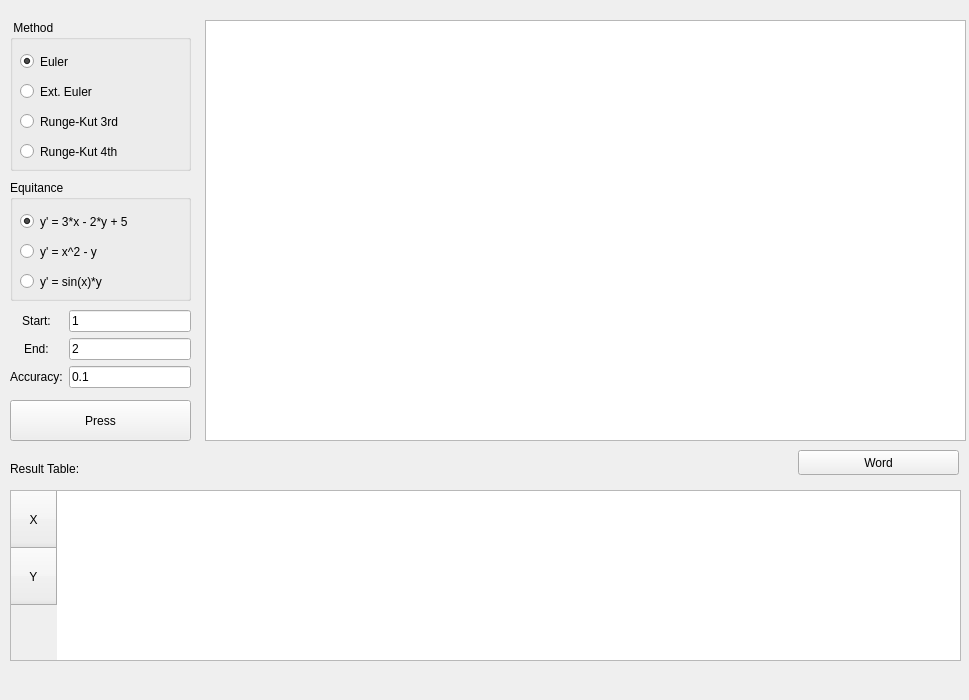
<?xml version="1.0" encoding="UTF-8"?>
<ui version="4.0">
 <class>MainWindow</class>
 <widget class="QMainWindow" name="MainWindow">
  <property name="geometry">
   <rect>
    <x>0</x>
    <y>0</y>
    <width>969</width>
    <height>700</height>
   </rect>
  </property>
  <property name="windowTitle">
   <string>MainWindow</string>
  </property>
  <widget class="QWidget" name="centralwidget">
   <widget class="PlotWidget" name="graphicsView">
    <property name="geometry">
     <rect>
      <x>205</x>
      <y>20</y>
      <width>761</width>
      <height>421</height>
     </rect>
    </property>
   </widget>
   <widget class="QGroupBox" name="groupBox">
    <property name="geometry">
     <rect>
      <x>10</x>
      <y>20</y>
      <width>181</width>
      <height>151</height>
     </rect>
    </property>
    <property name="title">
     <string> Method</string>
    </property>
    <widget class="QRadioButton" name="euler_method">
     <property name="geometry">
      <rect>
       <x>10</x>
       <y>30</y>
       <width>112</width>
       <height>23</height>
      </rect>
     </property>
     <property name="text">
      <string>Euler</string>
     </property>
     <property name="checked">
      <bool>true</bool>
     </property>
    </widget>
    <widget class="QRadioButton" name="ext_euler_method">
     <property name="geometry">
      <rect>
       <x>10</x>
       <y>60</y>
       <width>112</width>
       <height>23</height>
      </rect>
     </property>
     <property name="text">
      <string>Ext. Euler</string>
     </property>
    </widget>
    <widget class="QRadioButton" name="runge_kut_3_method">
     <property name="geometry">
      <rect>
       <x>10</x>
       <y>90</y>
       <width>131</width>
       <height>23</height>
      </rect>
     </property>
     <property name="text">
      <string>Runge-Kut 3rd</string>
     </property>
    </widget>
    <widget class="QRadioButton" name="runge_kut_4_method">
     <property name="geometry">
      <rect>
       <x>10</x>
       <y>120</y>
       <width>131</width>
       <height>23</height>
      </rect>
     </property>
     <property name="text">
      <string>Runge-Kut 4th</string>
     </property>
    </widget>
   </widget>
   <widget class="QGroupBox" name="groupBox_2">
    <property name="geometry">
     <rect>
      <x>10</x>
      <y>180</y>
      <width>181</width>
      <height>121</height>
     </rect>
    </property>
    <property name="title">
     <string>Equitance</string>
    </property>
    <widget class="QRadioButton" name="func_1">
     <property name="geometry">
      <rect>
       <x>10</x>
       <y>30</y>
       <width>161</width>
       <height>23</height>
      </rect>
     </property>
     <property name="text">
      <string>y' = 3*x - 2*y + 5</string>
     </property>
     <property name="checked">
      <bool>true</bool>
     </property>
    </widget>
    <widget class="QRadioButton" name="func_2">
     <property name="geometry">
      <rect>
       <x>10</x>
       <y>60</y>
       <width>141</width>
       <height>23</height>
      </rect>
     </property>
     <property name="text">
      <string>y' = x^2 - y</string>
     </property>
    </widget>
    <widget class="QRadioButton" name="func_3">
     <property name="geometry">
      <rect>
       <x>10</x>
       <y>90</y>
       <width>112</width>
       <height>23</height>
      </rect>
     </property>
     <property name="text">
      <string>y' = sin(x)*y</string>
     </property>
    </widget>
   </widget>
   <widget class="QWidget" name="formLayoutWidget">
    <property name="geometry">
     <rect>
      <x>10</x>
      <y>310</y>
      <width>181</width>
      <height>89</height>
     </rect>
    </property>
    <layout class="QFormLayout" name="formLayout">
     <property name="labelAlignment">
      <set>Qt::AlignCenter</set>
     </property>
     <property name="formAlignment">
      <set>Qt::AlignHCenter|Qt::AlignTop</set>
     </property>
     <item row="0" column="0">
      <widget class="QLabel" name="label">
       <property name="text">
        <string>Start:</string>
       </property>
       <property name="alignment">
        <set>Qt::AlignCenter</set>
       </property>
      </widget>
     </item>
     <item row="1" column="0">
      <widget class="QLabel" name="label_2">
       <property name="text">
        <string>End:</string>
       </property>
      </widget>
     </item>
     <item row="2" column="0">
      <widget class="QLabel" name="label_3">
       <property name="text">
        <string>Accuracy:</string>
       </property>
      </widget>
     </item>
     <item row="2" column="1">
      <widget class="QLineEdit" name="accuracy_edit">
       <property name="text">
        <string>0.1</string>
       </property>
      </widget>
     </item>
     <item row="1" column="1">
      <widget class="QLineEdit" name="end_edit">
       <property name="text">
        <string>2</string>
       </property>
      </widget>
     </item>
     <item row="0" column="1">
      <widget class="QLineEdit" name="start_edit">
       <property name="text">
        <string>1</string>
       </property>
      </widget>
     </item>
    </layout>
   </widget>
   <widget class="QPushButton" name="btn">
    <property name="geometry">
     <rect>
      <x>10</x>
      <y>400</y>
      <width>181</width>
      <height>41</height>
     </rect>
    </property>
    <property name="text">
     <string>Press</string>
    </property>
   </widget>
   <widget class="QTableWidget" name="result_table">
    <property name="geometry">
     <rect>
      <x>10</x>
      <y>490</y>
      <width>951</width>
      <height>171</height>
     </rect>
    </property>
    <attribute name="horizontalHeaderMinimumSectionSize">
     <number>57</number>
    </attribute>
    <attribute name="verticalHeaderDefaultSectionSize">
     <number>57</number>
    </attribute>
    <row>
     <property name="text">
      <string>     X     </string>
     </property>
    </row>
    <row>
     <property name="text">
      <string>     Y     </string>
     </property>
    </row>
   </widget>
   <widget class="QLabel" name="label_4">
    <property name="geometry">
     <rect>
      <x>10</x>
      <y>460</y>
      <width>261</width>
      <height>17</height>
     </rect>
    </property>
    <property name="text">
     <string>Result Table:</string>
    </property>
   </widget>
   <widget class="QPushButton" name="word_btn">
    <property name="geometry">
     <rect>
      <x>798</x>
      <y>450</y>
      <width>161</width>
      <height>25</height>
     </rect>
    </property>
    <property name="text">
     <string>Word</string>
    </property>
   </widget>
  </widget>
  <widget class="QMenuBar" name="menubar">
   <property name="geometry">
    <rect>
     <x>0</x>
     <y>0</y>
     <width>969</width>
     <height>22</height>
    </rect>
   </property>
  </widget>
 </widget>
 <customwidgets>
  <customwidget>
   <class>PlotWidget</class>
   <extends>QGraphicsView</extends>
   <header>pyqtgraph</header>
  </customwidget>
 </customwidgets>
 <resources/>
 <connections/>
</ui>
